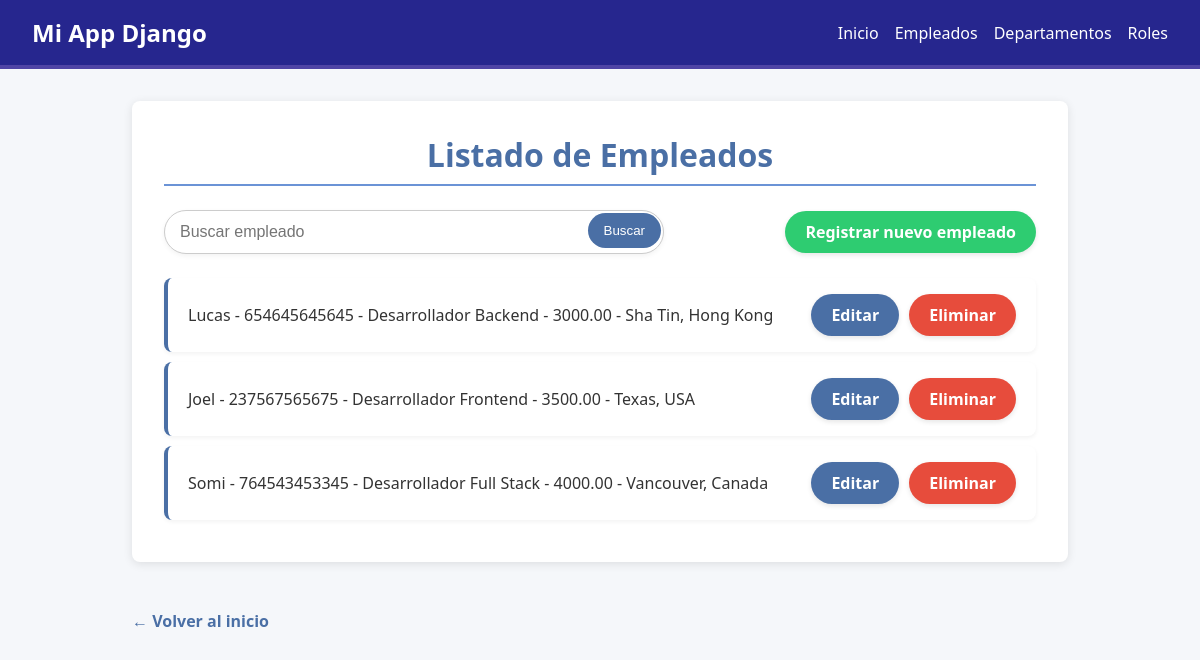
Page /clinic/empleado/ on the committed database.
### nomina/models.py (models this page shows, shortened)
class Empleado(models.Model):
    SEXO_CHOICES = [
        ('M', 'Masculino'),
        ('F', 'Femenino'),
    ]
    nombre = models.CharField(max_length=100)
    cedula = models.CharField(max_length=20, unique=True)
    direccion = models.TextField()
    sexo = models.CharField(max_length=1, choices=SEXO_CHOICES)
    sueldo = models.DecimalField(max_digits=10, decimal_places=2)
    cargo = models.ForeignKey(Cargo, on_delete=models.CASCADE)
    departamento = models.ForeignKey(Departamento, on_delete=models.CASCADE)
    tipo_contrato = models.ForeignKey(TipoContrato, on_delete=models.CASCADE)

class Cargo(models.Model):
    descripcion = models.CharField(max_length=100)

### nomina/views.py (the view)
# urls.py: path('empleado/', empleado_list, name='empleado_list'),
def empleado_list(request):
    empleados = Empleado.objects.all()
    query = request.GET.get('q', None)
    if query:
        empleados = Empleado.objects.filter(nombre__icontains=query)
    context = {'empleados': empleados, 'title': 'Listado de Empleados'}
    return render(request, 'empleado/empleado_list.html', context)

### nomina/templates/empleado/empleado_list.html (shortened to what this page needs)
<!DOCTYPE html>
<html lang="es">
<head>
</head>
<body>
    <nav style="
    background-color: #26268e;
    color: white;
    display: flex;
    justify-content: space-between;
    align-items: center;
    padding: 1rem 2rem;
    border-bottom: 4px solid #4f44a5;
">
    <div style="font-size: 1.5rem; font-weight: bold;">
        Mi App Django
    </div>
    <div style="display: flex; gap: 1rem; align-items: center;">
        <a href="{% url 'nomina:home' %}" style="color: white; text-decoration: none;">Inicio</a>
        <a href="{% url 'nomina:empleado_list' %}" style="color: white; text-decoration: none;">Empleados</a>
        <a href="{% url 'nomina:departamento_list' %}" style="color: white; text-decoration: none;">Departamentos</a>
        <a href="{% url 'nomina:rol_list' %}" style="color: white; text-decoration: none;">Roles</a>
    </div>
</nav>
    <div class="container">
        <div class="card">
            <h1>{{ title }}</h1>
            <div class="actions-container">
                <form method="get" class="search-form">
                    <input type="text" name="q" placeholder="Buscar empleado" value="{{ request.GET.q }}">
                    <button type="submit">Buscar</button>
                </form>
                <a href="{% url 'core:empleado_create' %}" class="btn btn-success">Registrar nuevo empleado</a>
            </div>
            {% if empleados %}
                <ul class="empleado-list">
                    {% for empleado in empleados %}
                        <li class="empleado-item">
                            <span class="empleado-info">
                                {{ empleado.nombre }} - {{ empleado.cedula }} - {{ empleado.cargo.descripcion }} - {{ empleado.sueldo }} - {{ empleado.direccion }}
                            </span>
                            <div class="empleado-actions">
                                <a href="{% url 'core:empleado_update' empleado.id %}" class="btn btn-primary">Editar</a>
                                <a href="{% url 'core:empleado_delete' empleado.id %}" class="btn btn-danger">Eliminar</a>
                            </div>
                        </li>
                    {% endfor %}
                </ul>
            {% else %}
                <div class="empty-message">
                    <p>No hay empleados registrados.</p>
                </div>
            {% endif %}
        </div>
        <a href="{% url 'core:home' %}" class="home-link">Volver al inicio</a>
    </div>
</body>
</html>

### nomina/templates/empleado/empleado_list.html (style rules this page uses)
:root { --primary-color: #4a6fa5; --secondary-color: #6b93d6; --accent-color: #f9f9f9; --text-color: #333; --success-color: #2ecc71; --danger-color: #e74c3c; --card-shadow: 0 2px 10px rgba(0,0,0,0.1); }
* { box-sizing: border-box; margin: 0; padding: 0; }
body { font-family: 'Segoe UI', Tahoma, Geneva, Verdana, sans-serif; background-color: #f5f7fa; color: var(--text-color); padding: 0; }
.container { max-width: 1000px; margin: 0 auto; padding: 2rem; }
.card { background-color: #fff; border-radius: 8px; box-shadow: var(--card-shadow); padding: 2rem; margin-bottom: 2rem; }
h1 { color: var(--primary-color); text-align: center; margin-bottom: 1.5rem; font-size: 2rem; border-bottom: 2px solid var(--secondary-color); padding-bottom: 0.5rem; }
.actions-container { display: flex; justify-content: space-between; align-items: center; margin-bottom: 1.5rem; flex-wrap: wrap; gap: 1rem; }
.search-form { display: flex; flex: 1; max-width: 500px; position: relative; }
.search-form input { flex: 1; padding: 12px 15px; border: 1px solid #ccc; border-radius: 25px; font-size: 1rem; box-shadow: 0 2px 5px rgba(0,0,0,0.05); }
.search-form button { position: absolute; right: 3px; top: 3px; background-color: var(--primary-color); border: none; color: white; padding: 10px 16px; border-radius: 25px; cursor: pointer; transition: background-color 0.3s; }
.btn { padding: 10px 20px; border-radius: 25px; text-decoration: none; font-weight: 600; text-align: center; border: none; cursor: pointer; box-shadow: 0 2px 5px rgba(0,0,0,0.1); }
.btn-success { background-color: var(--success-color); color: white; }
.btn-primary { background-color: var(--primary-color); color: white; }
.btn-danger { background-color: var(--danger-color); color: white; }
.empleado-list { list-style: none; padding: 0; }
.empleado-item { display: flex; justify-content: space-between; align-items: center; padding: 16px 20px; background-color: white; border-radius: 8px; margin-bottom: 10px; box-shadow: 0 2px 4px rgba(0,0,0,0.05); border-left: 4px solid var(--primary-color); }
.empleado-info { flex: 1; font-size: 1rem; font-weight: 500; color: var(--text-color); }
.empleado-actions { display: flex; gap: 10px; }
.home-link { display: inline-block; margin-top: 1rem; color: var(--primary-color); text-decoration: none; font-weight: 600; }
.home-link::before { content: "← "; }

### rows in the picture
Empleado: nombre "Lucas", cedula "654645645645", cargo.descripcion "Desarrollador Backend", sueldo "3000.00", direccion "Sha Tin, Hong Kong"
Empleado: nombre "Joel", cedula "237567565675", cargo.descripcion "Desarrollador Frontend", sueldo "3500.00", direccion "Texas, USA"
Empleado: nombre "Somi", cedula "764543453345", cargo.descripcion "Desarrollador Full Stack", sueldo "4000.00", direccion "Vancouver, Canada"

### other values in the picture
{{ title }} "Listado de Empleados"
